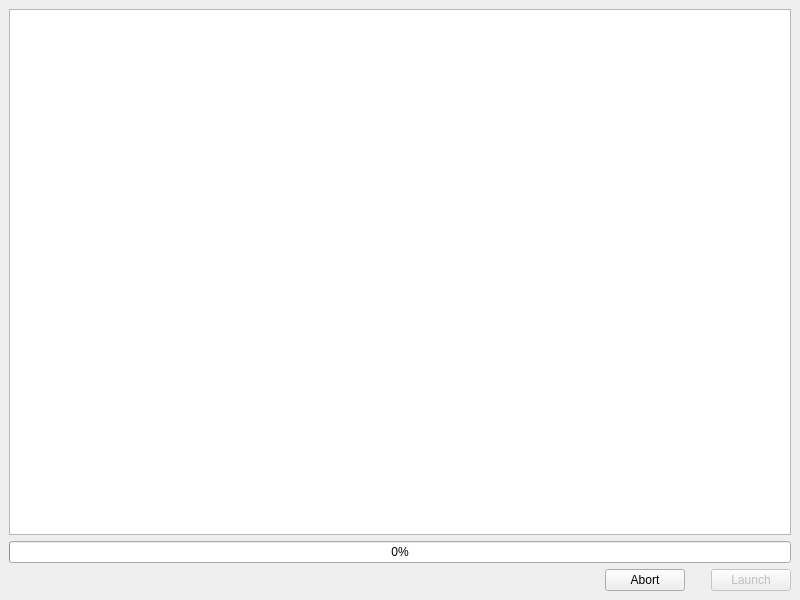
<?xml version="1.0" encoding="UTF-8"?>
<ui version="4.0">
 <class>MainWindow</class>
 <widget class="QMainWindow" name="MainWindow">
  <property name="geometry">
   <rect>
    <x>0</x>
    <y>0</y>
    <width>800</width>
    <height>600</height>
   </rect>
  </property>
  <property name="minimumSize">
   <size>
    <width>600</width>
    <height>600</height>
   </size>
  </property>
  <property name="windowTitle">
   <string>BiReUS Launcher</string>
  </property>
  <widget class="QWidget" name="centralwidget">
   <property name="sizePolicy">
    <sizepolicy hsizetype="Maximum" vsizetype="Maximum">
     <horstretch>0</horstretch>
     <verstretch>0</verstretch>
    </sizepolicy>
   </property>
   <layout class="QGridLayout" name="gridLayout">
    <item row="3" column="0">
     <layout class="QHBoxLayout" name="horizontalLayout">
      <item>
       <spacer name="horizontalSpacer_2">
        <property name="orientation">
         <enum>Qt::Horizontal</enum>
        </property>
        <property name="sizeHint" stdset="0">
         <size>
          <width>40</width>
          <height>20</height>
         </size>
        </property>
       </spacer>
      </item>
      <item>
       <widget class="QPushButton" name="buttonCancel">
        <property name="text">
         <string>Abort</string>
        </property>
       </widget>
      </item>
      <item>
       <spacer name="horizontalSpacer">
        <property name="orientation">
         <enum>Qt::Horizontal</enum>
        </property>
        <property name="sizeType">
         <enum>QSizePolicy::Fixed</enum>
        </property>
        <property name="sizeHint" stdset="0">
         <size>
          <width>20</width>
          <height>20</height>
         </size>
        </property>
       </spacer>
      </item>
      <item>
       <widget class="QPushButton" name="buttonLaunch">
        <property name="enabled">
         <bool>false</bool>
        </property>
        <property name="text">
         <string>Launch</string>
        </property>
       </widget>
      </item>
     </layout>
    </item>
    <item row="2" column="0">
     <widget class="QProgressBar" name="progressBar">
      <property name="value">
       <number>0</number>
      </property>
     </widget>
    </item>
    <item row="0" column="0">
     <widget class="QPlainTextEdit" name="progressText"/>
    </item>
   </layout>
  </widget>
 </widget>
 <resources/>
 <connections/>
</ui>
